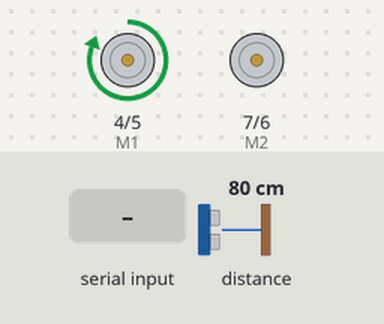
The sketch below on a simulated Arduino Uno, built with avr-gcc and run on an emulated ATmega328P. On the bench: direction and speed pins drawn as motors (green arrow = direction pin HIGH = forward, orange = LOW = backward, longer = more drive). The inputs (shaded band) are chosen by the test bench; at power-on: distance to the obstacle 80 cm.

Above: at 1.2 s.
1.3 s: distance to the obstacle set to 2 cm
3.0 s: byte 30 received over Serial
At 3.4 s:
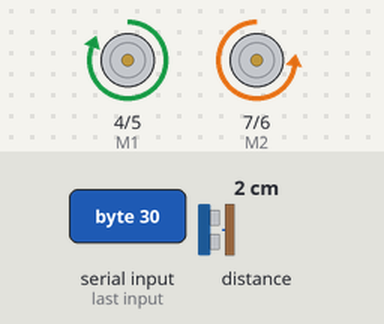
5.0 s: byte 90 received over Serial
Timing chart, 0 to 8.0 s (numbered marks = the images above; inputs shaded):
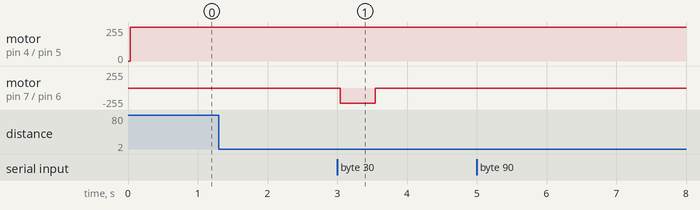

Measured:
- after the input at 3.0 s, motor on pin 7 (M2) / pin 6 (E2): stopped → backward 225/255 at once, → stopped 0.50 s later

The sketch:

Auto_car_RX.ino
```cpp
#define value = 150
#define angle_r = 255
#define angle_l = 0
#include "Adafruit_VL53L0X.h"
int E1 = 5;
int M1 = 4;
int E2 = 6;
int M2 = 7;
int array[2];
long int count = 0;
Adafruit_VL53L0X lox = Adafruit_VL53L0X();

void measure_communication (void)
{
  int data_msrd;
  int data_msrd_prev;
  int data_rcvd;
  int data_rcvd_prev;
  if(count%5==0)
  {
  VL53L0X_RangingMeasurementData_t measure;
  lox.rangingTest(&measure, false); // pass in 'true' to get debug data printout!
  data_msrd = measure.RangeMilliMeter;
  data_rcvd = Serial.read();
  if(data_msrd>250)
  {
    data_msrd=250;
  }
  if(data_rcvd>250)
  {
    data_rcvd=250;
  }
  if( abs( data_msrd - data_msrd_prev) > 70)
  {
    data_msrd = 250;
  }
  if( abs( data_rcvd - data_rcvd_prev) > 70)
  {
    data_rcvd = 250;
  }
  data_msrd_prev = data_msrd;
  data_rcvd_prev = data_rcvd;
  array[0] = data_msrd;
  array[1] = data_rcvd;
  }
}

void handling (void)
{
  int high_value = 255 - array[0];
  int low_value  = 255 - array[1];
  if(count%30 == 0)
  {
    if(array[0]<100)
    {
      digitalWrite(M1,HIGH);
      digitalWrite(M2,HIGH);
      analogWrite(E1, 255);   //PWM Speed Control
      analogWrite(E2, high_value );   //PWM Speed Control
    }
    if(array[1]<100)
    {
      digitalWrite(M1,HIGH);
      digitalWrite(M2,LOW);
      analogWrite(E1, 255);   //PWM Speed Control
      analogWrite(E2, low_value);   //PWM Speed Control
    }
    else
    {
      digitalWrite(M1,HIGH);
      digitalWrite(M2,HIGH);
      analogWrite(E1, 255);   //PWM Speed Control
      analogWrite(E2, 0);   //PWM Speed Control
    }
  }
}
void setup()
{
    Serial.begin(115200);
    lox.begin();
    pinMode(M1, OUTPUT);
    pinMode(M2, OUTPUT);
}
void loop()
{
  measure_communication();
  handling();
  count++;
  delay(10);
}
```
